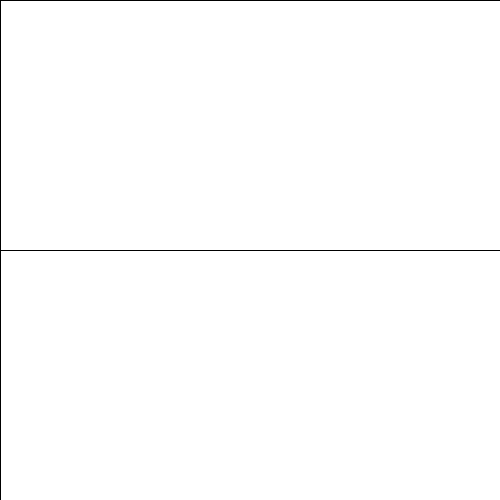
Frame 1 (no input)
Frame 60 (the mouse pressed at the canvas centre just before this capture): identical to frame 1, image omitted
Frame 120 (the mouse held since frame 60 and released just before this capture): identical to frame 1, image omitted

The Processing sketch that drew this single still picture (run headless with seeded random() and noise(); from frame 60 on, the mouse is pressed at the canvas centre):

// Processing sketch: size
// ── size.pde
float zoom = 1;

void setup() {
  size(500, 500);
}

void draw() {
  background(255);

  stroke(0);
  strokeWeight(1);
  fill(255);
  scale(zoom);
  rectMode(CORNER);  // default
  rect(0, 0, width/zoom, height/2/zoom);
  rectMode(CORNERS);
  rect(0, height/2, width, height);
}
